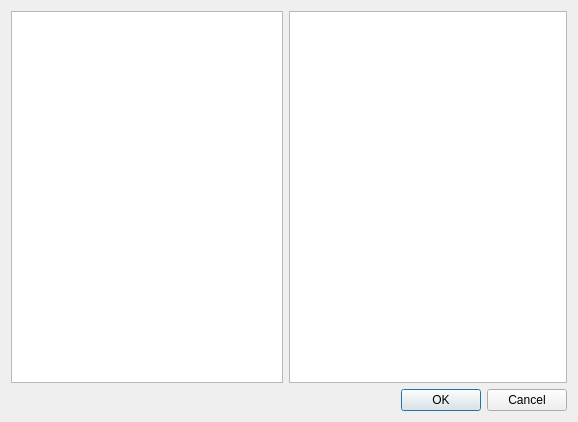
<?xml version="1.0" encoding="UTF-8"?>
<ui version="4.0">
 <class>StageDialog</class>
 <widget class="QDialog" name="StageDialog">
  <property name="geometry">
   <rect>
    <x>0</x>
    <y>0</y>
    <width>578</width>
    <height>422</height>
   </rect>
  </property>
  <property name="windowTitle">
   <string>Dialog</string>
  </property>
  <layout class="QGridLayout" name="gridLayout">
   <item row="0" column="0">
    <widget class="QListView" name="endList">
     <property name="sizePolicy">
      <sizepolicy hsizetype="MinimumExpanding" vsizetype="Expanding">
       <horstretch>0</horstretch>
       <verstretch>0</verstretch>
      </sizepolicy>
     </property>
    </widget>
   </item>
   <item row="0" column="1" colspan="2">
    <widget class="QListView" name="beginList">
     <property name="sizePolicy">
      <sizepolicy hsizetype="MinimumExpanding" vsizetype="Expanding">
       <horstretch>0</horstretch>
       <verstretch>0</verstretch>
      </sizepolicy>
     </property>
    </widget>
   </item>
   <item row="1" column="2">
    <widget class="QDialogButtonBox" name="buttonBox">
     <property name="orientation">
      <enum>Qt::Horizontal</enum>
     </property>
     <property name="standardButtons">
      <set>QDialogButtonBox::Cancel|QDialogButtonBox::Ok</set>
     </property>
    </widget>
   </item>
  </layout>
 </widget>
 <resources/>
 <connections>
  <connection>
   <sender>buttonBox</sender>
   <signal>accepted()</signal>
   <receiver>StageDialog</receiver>
   <slot>accept()</slot>
   <hints>
    <hint type="sourcelabel">
     <x>248</x>
     <y>254</y>
    </hint>
    <hint type="destinationlabel">
     <x>157</x>
     <y>274</y>
    </hint>
   </hints>
  </connection>
  <connection>
   <sender>buttonBox</sender>
   <signal>rejected()</signal>
   <receiver>StageDialog</receiver>
   <slot>reject()</slot>
   <hints>
    <hint type="sourcelabel">
     <x>316</x>
     <y>260</y>
    </hint>
    <hint type="destinationlabel">
     <x>286</x>
     <y>274</y>
    </hint>
   </hints>
  </connection>
 </connections>
</ui>
